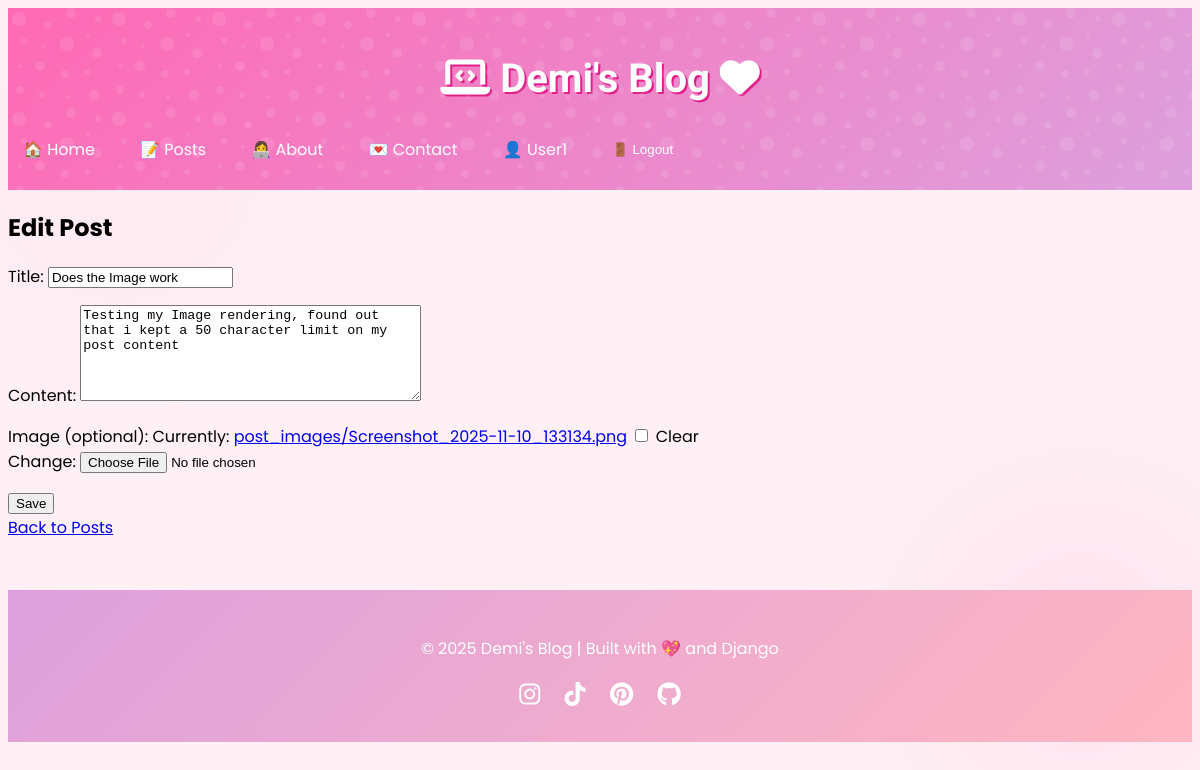
Screenshot of /post/3/edit/ (signed in) with the database file from the repository.
### blog/models.py (models this page shows, shortened)
class Post(models.Model):
    title = models.CharField(max_length=200)
    content = models.TextField()
    image = models.ImageField(upload_to='post_images/', blank=True, null=True)
    author = models.ForeignKey(User, on_delete=models.CASCADE, null=True, blank=True)
    created_at = models.DateTimeField(auto_now_add=True)

### blog/views.py (the view, shortened to what this page needs)
# urls.py: path('post/<int:pk>/edit/', views.PostUpdateView.as_view(), name='post_update'),
class PostUpdateView(LoginRequiredMixin, UserPassesTestMixin, UpdateView):
    model = Post
    form_class = PostForm
    template_name = 'post_form.html'
    def test_func(self):
        post = self.get_object()
        return self.request.user == post.author  # only author can edit

### blog/forms.py (shortened to what this page needs)
class PostForm(forms.ModelForm):
    class Meta:
        model = Post
        fields = ['title', 'content', 'image']  # 👈 Include 'image' field
        widgets = {
            'title': forms.TextInput(attrs={'class':'form-control', 'aria-describedby': 'title-help'}),
            'content' : forms.Textarea(attrs={'class':'form-control', 'rows':6, 'aria-describedby': 'content-help'}),
        }
        labels = {
            'title': _('Title'),
            'content': _('Content'),
            'image': _('Image (optional)'),
        }

### blog/templates/post_form.html (shortened to what this page needs)
{% extends "base.html" %}
{% block content %}
  <div class="container mt-4">
    <h2>{% if object %}Edit Post{% else %}Create New Post{% endif %}</h2>
    <form method="post" enctype="multipart/form-data">
      {{ form.as_p }}
      <button type="submit" class="btn btn-primary">Save</button>
    </form>
    <a href="{% url 'post_list' %}" class="btn btn-secondary mt-2">Back to Posts</a>
  </div>
{% endblock %}

### blog/templates/base.html (shortened to what this page needs)
{% load static %}
<!DOCTYPE html>
<html lang="en">
<head>
    <link rel="stylesheet" href="https://cdnjs.cloudflare.com/ajax/libs/font-awesome/6.4.0/css/all.min.css">
    <link rel="stylesheet" href="{% static 'blog/css/pink-theme.css' %}">
    <link rel="stylesheet" href="https://cdnjs.cloudflare.com/ajax/libs/font-awesome/6.4.0/css/all.min.css">
</head>
<body class="pink-body">
    <header class="glitter-header">
        <div class="container">
            <h1 class="blog-title">
                <i class="fas fa-laptop-code"></i>
                Demi's Blog
                <i class="fas fa-heart"></i>
            </h1>
            <nav class="pink-nav">
                <a href="{% url 'home' %}" class="nav-link">🏠 Home</a>
                <a href="{% url 'post_list' %}" class="nav-link">📝 Posts</a>
                <a href="{% url 'about' %}" class="nav-link">👩‍💻 About</a>
                <a href="{% url 'contact' %}" class="nav-link">💌 Contact</a>
                {% if user.is_authenticated %}
                    <a href="{% url 'profile' %}" class="nav-link">👤 {{ user.username }}</a>
                    <form method="POST" action="{% url 'logout' %}" style="display:inline;">
                        <button type="submit" class="nav-link" style="background:none; border:none; cursor:pointer;">🚪 Logout</button>
                    </form>
                {% else %}
                    <a href="{% url 'login' %}" class="nav-link">🔐 Login</a>
                    <a href="{% url 'register' %}" class="nav-link">📝 Register</a>
                {% endif %}
            </nav>
        </div>
    </header>
    {% block content %}{% endblock %}
    <footer class="pink-footer">
        <div class="footer-content">
            <p>© 2025 Demi's Blog | Built with 💖 and Django</p>
            <div class="social-icons">
                <a href="#"><i class="fab fa-instagram"></i></a>
                <a href="#"><i class="fab fa-tiktok"></i></a>
                <a href="#"><i class="fab fa-pinterest"></i></a>
                <a href="#"><i class="fab fa-github"></i></a>
            </div>
        </div>
    </footer>
</body>
</html>

### blog/static/blog/css/pink-theme.css (style rules this page uses)
:root { --hot-pink: #ff69b4; --baby-pink: #ffb6c1; --barbie-pink: #e0218a; --lavender: #dda0dd; --white-pink: #fff0f5; --sparkle: rgba(255, 255, 255, 0.7); }
.pink-body { background-color: var(--white-pink); background-image: radial-gradient(circle at 10% 20%, rgba(255, 182, 193, 0.1) 0%, transparent 20%), radial-gradient(circle at 90% 80%, rgba(255, 105, 180, 0.1) 0%, transparent 20%); font-family: 'Poppins', sans-serif; min-height: 100vh; }
.glitter-header { background: linear-gradient(135deg, var(--hot-pink), var(--lavender)); padding: 20px 0; position: relative; overflow: hidden; }
.glitter-header::before { content: ''; position: absolute; top: 0; left: 0; right: 0; bottom: 0; }
.blog-title { font-family: 'Comic Neue', cursive; color: white; text-shadow: 2px 2px 0px var(--barbie-pink); font-size: 2.5rem; text-align: center; }
.pink-nav { display: flex; gap: 15px; align-items: center; position: relative; z-index: 100; }
.pink-nav .nav-link, .pink-nav button { color: white; text-decoration: none; padding: 8px 15px; border-radius: 20px; transition: all 0.3s; cursor: pointer; pointer-events: auto; position: relative; z-index: 101; }
.pink-footer { background: linear-gradient(135deg, var(--lavender), var(--baby-pink)); color: white; padding: 30px 0; text-align: center; margin-top: 50px; }
.social-icons { margin-top: 15px; }
.social-icons a { color: white; font-size: 1.5rem; margin: 0 10px; transition: transform 0.3s ease; }

### rows the page displays
Post: title "Does the Image work", content "Testing my Image rendering, found out that i kept a 50 character limit on my post content"

### other values shown
{{ user.username }} "User1"
